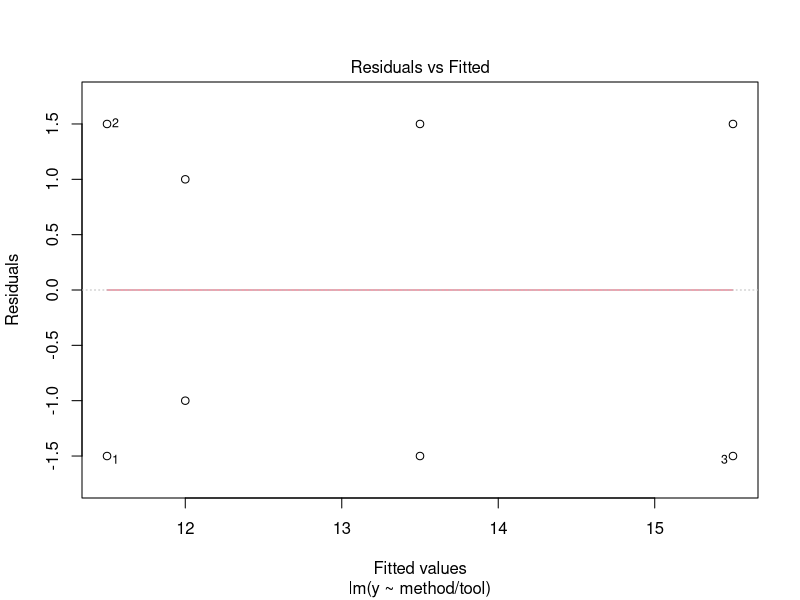
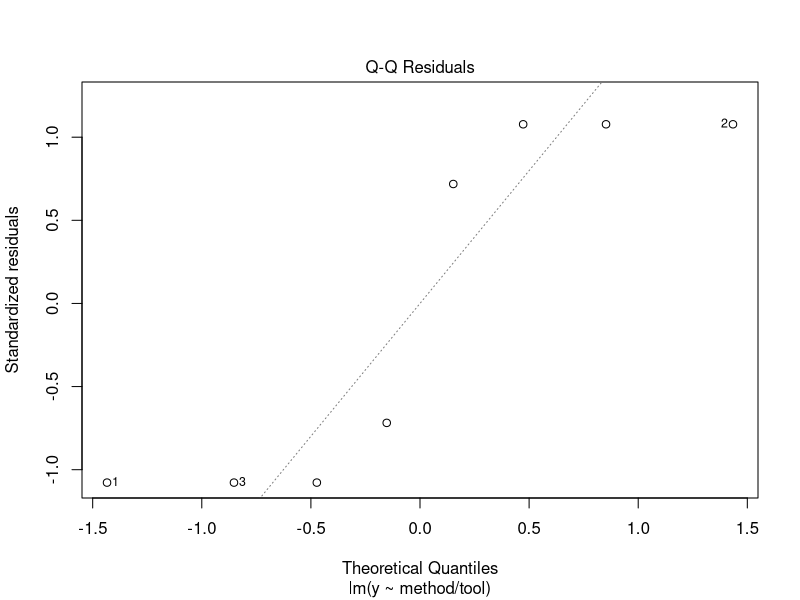
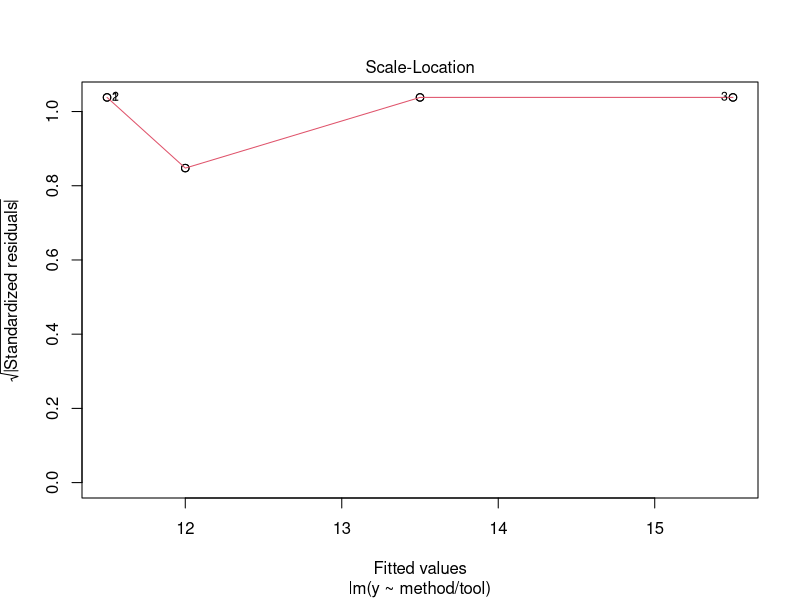
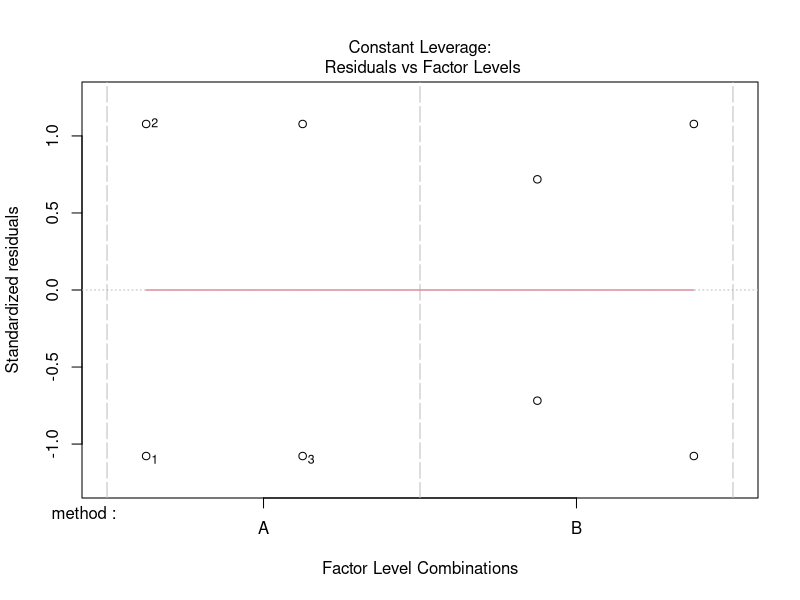

R code for these plots, in order:
####################
#### CHAPTER 11 ####
####################

nested <- data.frame(method = rep(c("A", "B"), each = 4),
                     tool = rep(c("withA", "withoutA", "withB", "withoutB"), each = 2),
                     y = c(10, 13,
                           14, 17,
                           13, 11,
                           15, 12))

###################################################
## 11.2 IDENTIFICATION OF THE MATHEMATICAL MODEL ##
###################################################

model1 <- lm(y ~ method/tool, data = nested)

##################################
## 11.3 VALIDATION OF THE MODEL ##
##################################
plot(model1, which = 1)
plot(model1, which = 2)
plot(model1, which = 3)
plot(model1, which = 5)


#########################################################################################
## 11.4 CALCULATION OF THE VARIATION IN THE RESPONSE VARIABLE DUE TO FACTORS AND ERROR ##
#########################################################################################

anova(model1)

(sst <- sum(anova(model1)$"Sum Sq"))

# Method
anova(model1)$"Sum Sq"[1]/sst * 100

# Tool
anova(model1)$"Sum Sq"[2]/sst * 100

# Error
anova(model1)$"Sum Sq"[3]/sst * 100

#############################################################################
## 11.5 STATISTICAL SIGNIFICANCE OF THE VARIATION IN THE RESPONSE VARIABLE ##
#############################################################################

anova(model1)


